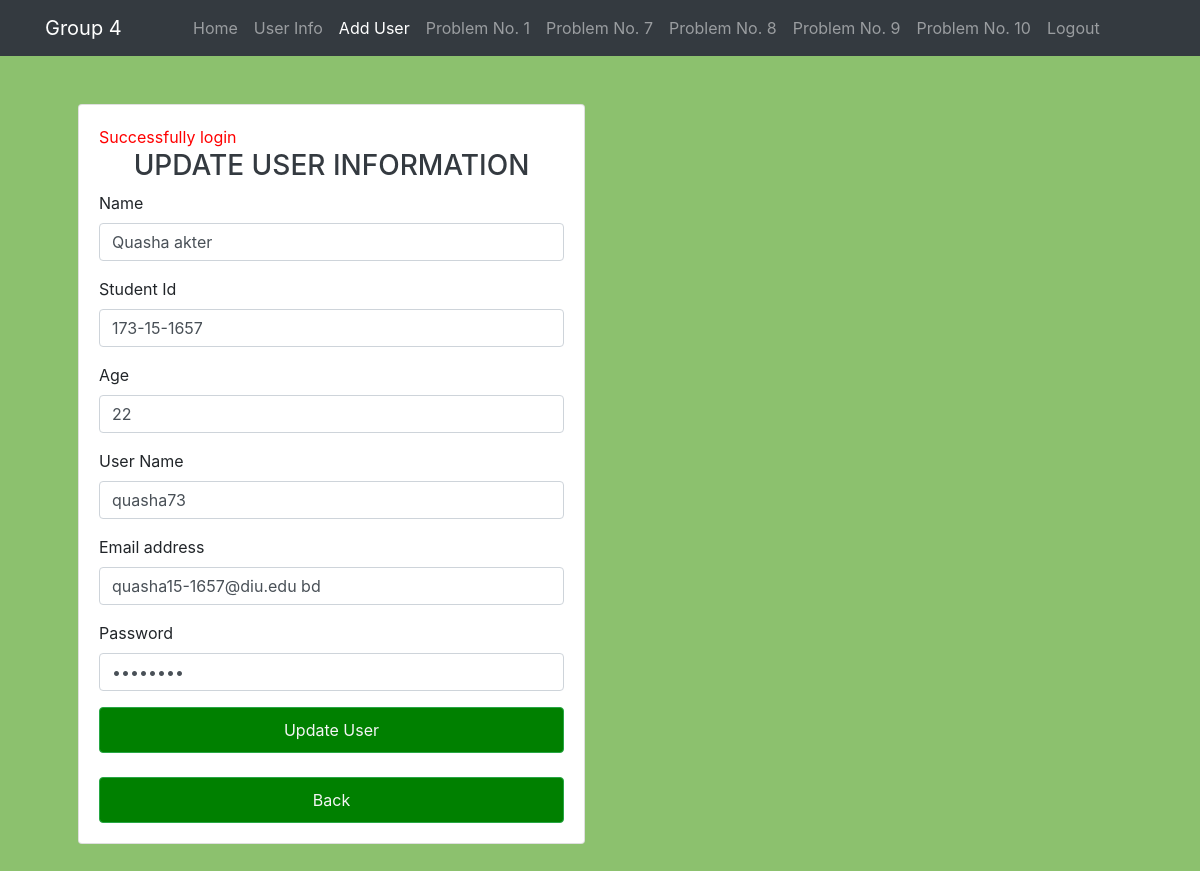
/edit_user.php?id=11 (signed in), run on the app's committed database.
### tables this page shows
CREATE TABLE `user` (
  `id` int(11) NOT NULL,
  `name` varchar(50) NOT NULL,
  `std_id` varchar(50) NOT NULL,
  `age` varchar(50) NOT NULL,
  `user_name` varchar(50) NOT NULL,
  `email` varchar(50) NOT NULL,
  `password` varchar(50) NOT NULL
);

### edit_user.php (the view, shortened to what this page needs)
<?php
$conn = new mysqli("localhost","root","","labfinal");
$id=$_GET['id'];
$sql = "SELECT * FROM `user` WHERE id = '$id'";
$result = $conn -> query($sql)-> fetch_row();
?>
<!doctype html>
<html lang="en">
<head>
    <link rel="stylesheet" href="bootstrap.min.css">
</head>
<body>
<nav class="navbar navbar-expand-lg navbar navbar-dark bg-dark">
    <div class="container">
        <a class="navbar-brand" href="index.php">Group 4</a>
        <div class="collapse navbar-collapse" id="navbarSupportedContent">
            <ul class="navbar-nav mx-auto mb-2 mb-lg-0">
                <li class="nav-item">
                    <a class="nav-link" aria-current="page" href="index.php">Home</a>
                </li>
                <?php
                if (isset($_SESSION['email'])){ ?>
                    <li class="nav-item">
                        <a class="nav-link" href="user_info.php">User Info</a>
                    </li>
                    <li class="nav-item">
                        <a class="nav-link active" href="add_user_form.php">Add User</a>
                    </li>
                    <li class="nav-item">
                        <a class="nav-link" href="1_insert_display_data.php">Problem No. 1</a>
                    </li>
                    <li class="nav-item">
                        <a class="nav-link" href="7_random_numbers.php">Problem No. 7</a>
                    </li>
                    <li class="nav-item">
                        <a class="nav-link" href="8_print_second_red.php">Problem No. 8</a>
                    </li>
                    <li class="nav-item">
                        <a class="nav-link" href="9_pattren_print.php">Problem No. 9</a>
                    </li>
                    <li class="nav-item">
                        <a class="nav-link" href="10_display_color.php">Problem No. 10</a>
                    </li>
                    <li class="nav-item">
                        <a class="nav-link" href="logout.php">Logout</a>
                    </li>
                <?php }?>
            </ul>
        </div>
    </div>
</nav>
<div class="container p-5">
    <div class="row">
        <div class="col-md-6 justify-content-center">
            <div class="card">
                <div class="card-body">
                    <div style="color: red">
                        <?php
                        if (isset($_SESSION['message'])){
                            echo $_SESSION['message'];
                        }
                        ?>
                    </div>
                    <form action="update_user.php?id=<?php echo $result['0'];?>" method="post">
                        <div class="text-center">
                            <h3 class="text-uppercase text-dark">Update User Information</h3>
                        </div>
                        <div class="mb-3">
                            <label for="exampleInputEmail1" class="form-label">Name</label>
                            <input type="text" class="form-control" name="name" value="<?php echo $result['1'];?>" placeholder="Name"/>
                        </div>
                        <div class="mb-3">
                            <label for="exampleInputEmail1" class="form-label">Student Id</label>
                            <input type="text" class="form-control" name="std_id" value="<?php echo $result['2'];?>" placeholder="Student Id"/>
                        </div>
                        <div class="mb-3">
                            <label for="exampleInputEmail1" class="form-label">Age</label>
                            <input type="text" class="form-control" name="age" value="<?php echo $result['3'];?>" placeholder="Enter your age"/>
                        </div>
                        <div class="mb-3">
                            <label for="exampleInputEmail1" class="form-label">User Name</label>
                            <input type="text" class="form-control" name="user_name" value="<?php echo $result['4'];?>" placeholder="Enter your user name">
                        </div>
                        <div class="mb-3">
                            <label for="exampleInputEmail1" class="form-label">Email address</label>
                            <input type="text" class="form-control" name="email" value="<?php echo $result['5'];?>" placeholder="Enter your email">
                        </div>
                        <div class="mb-3">
                            <label for="exampleInputEmail1" class="form-label">Password</label>
                            <input type="password" class="form-control" name="password" value="<?php echo $result['6'];?>" placeholder="Enter your password"/>
                        </div>
                        <button class="btn btn-block btn-success" type="submit">Update User</button>
                    </form>
                    <br>
                    <div class="button">
                        <a class="btn btn-block btn-success" href="user_info.php">Back</a>
                    </div>
                </div>
            </div>
        </div>
    </div>
</div>
</body>
</html>

### edit_user.php (style rules this page uses)
body { background: #8cc16e; }
.btn { padding: 10px 20px; background: green; color: whitesmoke; text-decoration: none; }

### data on the page
user: name "Quasha akter", std_id "173-15-1657", age "22", user_name "quasha73", email "quasha15-1657@diu.edu bd"

### other printed values
$_SESSION['message'] "Successfully login"
